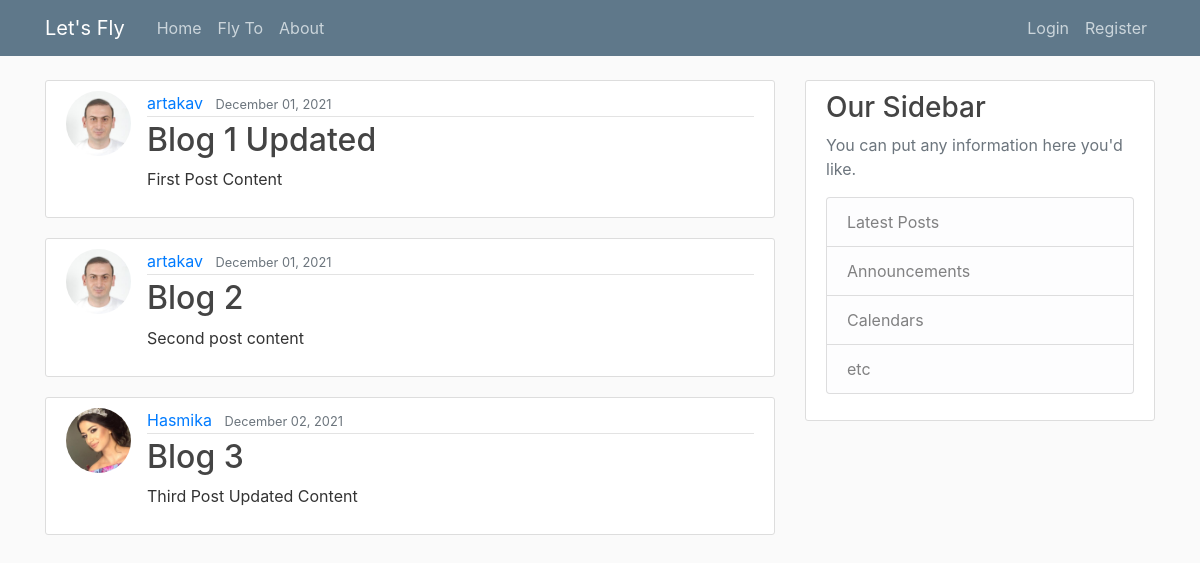
The page / on the database its author committed.
### blog/models.py (models this page shows, shortened)
class Post(models.Model):
    title = models.CharField(max_length=100)
    content = models.TextField()
    date = models.DateTimeField(default=timezone.now)
    author = models.ForeignKey(User, on_delete=models.CASCADE)

### users/models.py (models this page shows, shortened)
class Profile(models.Model):
    user = models.OneToOneField(User, on_delete=models.CASCADE)
    image = models.ImageField(default="default.jpg", upload_to="profile_pics")

### blog/views.py (the view)
# urls.py: path('', views.home, name="blog-home"),
def home(request):
    context = {
       "posts": Post.objects.all()
    }
    return render(request, "blog/home.html", context)

### blog/templates/blog/home.html
{% extends "blog/base.html" %}
{% block content %}
    {% for post in posts %}
        <article class="media content-section">
          <img class="rounded-circle article-img" src="{{ post.author.profile.image.url}}">
          <div class="media-body">
            <div class="article-metadata">
              <a class="mr-2" href="#">{{ post.author }}</a>
              <small class="text-muted">{{ post.date|date:"F d, Y" }}</small>
            </div>
            <h2><a class="article-title" href="#">{{ post.title }}</a></h2>
            <p class="article-content">{{ post.content }}</p>
          </div>
        </article>
    {% endfor %}
{% endblock content %}

### blog/templates/blog/base.html (shortened to what this page needs)
{% load static %}
{% load crispy_forms_tags %}
<html lang="en" xmlns:color="http://www.w3.org/1999/xhtml">
<head>
    <link rel="stylesheet" href="https://maxcdn.bootstrapcdn.com/bootstrap/4.0.0/css/bootstrap.min.css">
    <link rel="stylesheet" type="text/css" href="{% static 'blog/main.css' %}">
</head>
<body>
    <header class="site-header">
      <nav class="navbar navbar-expand-md navbar-dark bg-steel fixed-top">
        <div class="container">
          <a class="navbar-brand mr-4" href="/">Let's Fly</a>
          <div class="collapse navbar-collapse" id="navbarToggle">
            <div class="navbar-nav mr-auto">
              <a class="nav-item nav-link" href="{% url 'blog-home' %}">Home</a>
              <a class="nav-item nav-link" href="{% url 'blog-flyto' %}">Fly To</a>
              <a class="nav-item nav-link" href="{% url 'blog-about' %}">About</a>
            </div>
            <div class="navbar-nav">
              {% if user.is_authenticated %}
                <a class="nav-item nav-link"> {{ user.username }} </a>
                <a class="nav-item nav-link" href="{% url 'profile' %}">Profile</a>
                <a class="nav-item nav-link" href="{% url 'logout' %}">Logout</a>
              {% else %}
                <a class="nav-item nav-link" href="{% url 'login' %}">Login</a>
                <a class="nav-item nav-link" href="{% url 'register' %}">Register</a>
              {% endif %}
            </div>
          </div>
        </div>
      </nav>
    </header>
    <main role="main" class="container">
      <div class="row">
        <div class="col-md-8">
          {% block content %}{% endblock %}
        </div>
        <div class="col-md-4">
          <div class="content-section">
            <h3>Our Sidebar</h3>
            <p class='text-muted'>You can put any information here you'd like.
              <ul class="list-group">
                <li class="list-group-item list-group-item-light">Latest Posts</li>
                <li class="list-group-item list-group-item-light">Announcements</li>
                <li class="list-group-item list-group-item-light">Calendars</li>
                <li class="list-group-item list-group-item-light">etc</li>
              </ul>
            </p>
          </div>
        </div>
      </div>
    </main>
</body>
</html>

### blog/static/blog/main.css (style rules this page uses)
body { background: #fafafa; color: #333333; margin-top: 5rem; }
h1, h2, h3, h4, h5, h6 { color: #444444; }
ul { margin: 0; }
.bg-steel { background-color: #5f788a; }
.site-header .navbar-nav .nav-link { color: #cbd5db; }
.content-section { background: #ffffff; padding: 10px 20px; border: 1px solid #dddddd; border-radius: 3px; margin-bottom: 20px; }
.article-title { color: #444444; }
.article-content { white-space: pre-line; }
.article-img { height: 65px; width: 65px; margin-right: 16px; }
.article-metadata { padding-bottom: 1px; margin-bottom: 4px; border-bottom: 1px solid #e3e3e3 }

### rows shown on the page
Post: author.profile.image (picture), author "artakav", date "December 01, 2021", title "Blog 1 Updated", content "First Post Content"
Post: author.profile.image (picture), author "artakav", date "December 01, 2021", title "Blog 2", content "Second post content"
Post: author.profile.image (picture), author "Hasmika", date "December 02, 2021", title "Blog 3", content "Third Post Updated Content"
